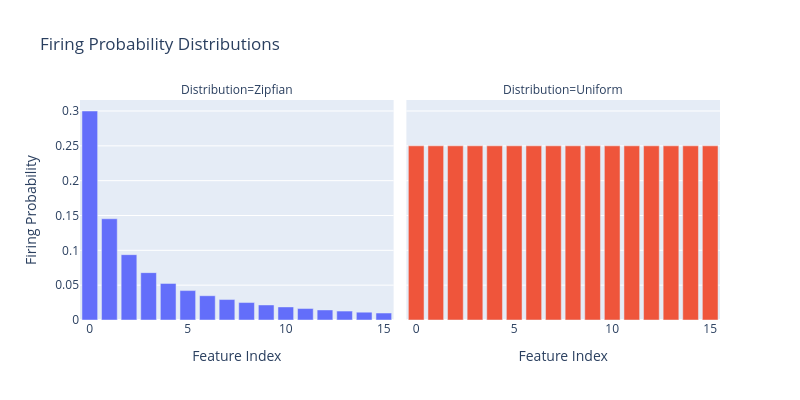

Write notebook code for a chart like this one.
### Markdown cell above
## Realistic Firing Probabilities

So far, each feature fires with equal probability. In real neural networks, features typically follow a power-law (Zipfian) distribution where a few features fire frequently and most fire rarely. We can simulate this with the `zipfian_firing_probabilities` helper:

### Code cell
import plotly.express as px
import pandas as pd
from sae_lens.synthetic import zipfian_firing_probabilities

# Create Zipfian firing probabilities
zipf_probs = zipfian_firing_probabilities(
    num_features=num_features,
    exponent=1.0,  # Higher = steeper dropoff
    max_prob=0.3,  # Most frequent feature fires 30% of the time
    min_prob=0.01,  # Least frequent feature fires 1% of the time
)

# Create a DataFrame for plotting
df = pd.DataFrame(
    {
        "Feature Index": list(range(num_features)) * 2,
        "Firing Probability": list(zipf_probs.numpy()) + list(firing_probs.numpy()),
        "Distribution": ["Zipfian"] * num_features + ["Uniform"] * num_features,
    }
)

# Create side-by-side bar charts using plotly express
fig = px.bar(
    df,
    x="Feature Index",
    y="Firing Probability",
    facet_col="Distribution",
    color="Distribution",
    color_discrete_map={"Zipfian": "#636EFA", "Uniform": "#EF553B"},
    title="Firing Probability Distributions",
    height=400,
    width=800,
)
fig.update_layout(showlegend=False)
fig.show()

print(
    f"Zipfian: max={zipf_probs.max():.3f}, min={zipf_probs.min():.3f}, mean={zipf_probs.mean():.3f}"
)

### Figure 1 — Plotly figure (JSON) as saved in the notebook; plotly's stock layout.template omitted (floating-point values rounded to 4 significant figures)
{"data": [{"hovertemplate": "Distribution=Zipfian<br>Feature Index=%{x}<br>Firing Probability=%{y}<extra></extra>", "legendgroup": "Zipfian", "marker": {"color": "#636EFA", "pattern": {"shape": ""}}, "name": "Zipfian", "orientation": "v", "showlegend": true, "textposition": "auto", "type": "bar", "x": [0, 1, 2, 3, 4, 5, 6, 7, 8, 9, 10, 11, 12, 13, 14, 15], "xaxis": "x", "y": [0.3, 0.1453, 0.09378, 0.068, 0.05253, 0.04222, 0.03486, 0.02933, 0.02504, 0.0216, 0.01879, 0.01644, 0.01446, 0.01276, 0.01129, 0.01], "yaxis": "y"}, {"hovertemplate": "Distribution=Uniform<br>Feature Index=%{x}<br>Firing Probability=%{y}<extra></extra>", "legendgroup": "Uniform", "marker": {"color": "#EF553B", "pattern": {"shape": ""}}, "name": "Uniform", "orientation": "v", "showlegend": true, "textposition": "auto", "type": "bar", "x": [0, 1, 2, 3, 4, 5, 6, 7, 8, 9, 10, 11, 12, 13, 14, 15], "xaxis": "x2", "y": [0.25, 0.25, 0.25, 0.25, 0.25, 0.25, 0.25, 0.25, 0.25, 0.25, 0.25, 0.25, 0.25, 0.25, 0.25, 0.25], "yaxis": "y2"}], "layout": {"annotations": [{"font": {}, "showarrow": false, "text": "Distribution=Zipfian", "x": 0.245, "xanchor": "center", "xref": "paper", "y": 1.0, "yanchor": "bottom", "yref": "paper"}, {"font": {}, "showarrow": false, "text": "Distribution=Uniform", "x": 0.755, "xanchor": "center", "xref": "paper", "y": 1.0, "yanchor": "bottom", "yref": "paper"}], "barmode": "relative", "height": 400, "legend": {"title": {"text": "Distribution"}, "tracegroupgap": 0}, "showlegend": false, "title": {"text": "Firing Probability Distributions"}, "width": 800, "xaxis": {"anchor": "y", "domain": [0.0, 0.49], "title": {"text": "Feature Index"}}, "xaxis2": {"anchor": "y2", "domain": [0.51, 1.0], "matches": "x", "title": {"text": "Feature Index"}}, "yaxis": {"anchor": "x", "domain": [0.0, 1.0], "title": {"text": "Firing Probability"}}, "yaxis2": {"anchor": "x2", "domain": [0.0, 1.0], "matches": "y", "showticklabels": false}}}
